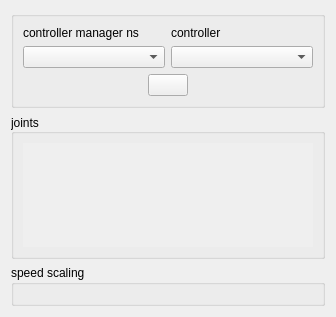
<?xml version="1.0" encoding="UTF-8"?>
<ui version="4.0">
 <class>joint_trajectory_controller</class>
 <widget class="QWidget" name="joint_trajectory_controller">
  <property name="geometry">
   <rect>
    <x>0</x>
    <y>0</y>
    <width>336</width>
    <height>317</height>
   </rect>
  </property>
  <property name="windowTitle">
   <string>Joint trajectory controller</string>
  </property>
  <layout class="QVBoxLayout" name="verticalLayout_2">
   <item>
    <widget class="QGroupBox" name="controller_group">
     <property name="title">
      <string/>
     </property>
     <layout class="QVBoxLayout" name="verticalLayout">
      <item>
       <layout class="QGridLayout" name="gridLayout">
        <item row="1" column="1">
         <widget class="QComboBox" name="jtc_combo"/>
        </item>
        <item row="1" column="0">
         <widget class="QComboBox" name="cm_combo"/>
        </item>
        <item row="0" column="0">
         <widget class="QLabel" name="cm_list_label">
          <property name="toolTip">
           <string>&lt;html&gt;&lt;head/&gt;&lt;body&gt;&lt;p&gt;&lt;span style=&quot; font-weight:600;&quot;&gt;controller manager&lt;/span&gt; namespace. It is assumed that the &lt;span style=&quot; font-weight:600;&quot;&gt;robot_description&lt;/span&gt; parameter also lives in the same namesapce.&lt;/p&gt;&lt;/body&gt;&lt;/html&gt;</string>
          </property>
          <property name="text">
           <string>controller manager ns</string>
          </property>
          <property name="buddy">
           <cstring>cm_combo</cstring>
          </property>
         </widget>
        </item>
        <item row="0" column="1">
         <widget class="QLabel" name="controller_list_label">
          <property name="text">
           <string>controller</string>
          </property>
          <property name="buddy">
           <cstring>jtc_combo</cstring>
          </property>
         </widget>
        </item>
       </layout>
      </item>
      <item>
       <layout class="QHBoxLayout" name="horizontalLayout">
        <item>
         <spacer name="horizontalSpacer">
          <property name="orientation">
           <enum>Qt::Horizontal</enum>
          </property>
          <property name="sizeHint" stdset="0">
           <size>
            <width>40</width>
            <height>20</height>
           </size>
          </property>
         </spacer>
        </item>
        <item>
         <widget class="QPushButton" name="enable_button">
          <property name="sizePolicy">
           <sizepolicy hsizetype="Minimum" vsizetype="Minimum">
            <horstretch>0</horstretch>
            <verstretch>0</verstretch>
           </sizepolicy>
          </property>
          <property name="toolTip">
           <string>&lt;html&gt;&lt;head/&gt;&lt;body&gt;&lt;p&gt;Enable/disable sending commands to the controller.&lt;/p&gt;&lt;/body&gt;&lt;/html&gt;</string>
          </property>
          <property name="text">
           <string/>
          </property>
          <property name="icon">
           <iconset>
            <normaloff>off.svg</normaloff>
            <normalon>on.svg</normalon>
            <activeon>on.svg</activeon>off.svg</iconset>
          </property>
          <property name="iconSize">
           <size>
            <width>48</width>
            <height>48</height>
           </size>
          </property>
          <property name="checkable">
           <bool>true</bool>
          </property>
         </widget>
        </item>
        <item>
         <spacer name="horizontalSpacer_2">
          <property name="orientation">
           <enum>Qt::Horizontal</enum>
          </property>
          <property name="sizeHint" stdset="0">
           <size>
            <width>40</width>
            <height>20</height>
           </size>
          </property>
         </spacer>
        </item>
       </layout>
      </item>
     </layout>
    </widget>
   </item>
   <item>
    <widget class="QGroupBox" name="joint_group_outer">
     <property name="sizePolicy">
      <sizepolicy hsizetype="Preferred" vsizetype="Preferred">
       <horstretch>0</horstretch>
       <verstretch>0</verstretch>
      </sizepolicy>
     </property>
     <property name="minimumSize">
      <size>
       <width>0</width>
       <height>0</height>
      </size>
     </property>
     <property name="title">
      <string>joints</string>
     </property>
     <property name="alignment">
      <set>Qt::AlignLeading|Qt::AlignLeft|Qt::AlignVCenter</set>
     </property>
     <property name="flat">
      <bool>false</bool>
     </property>
     <property name="checkable">
      <bool>false</bool>
     </property>
     <layout class="QVBoxLayout" name="verticalLayout_3">
      <item>
       <widget class="QScrollArea" name="joint_group_scroll">
        <property name="sizePolicy">
         <sizepolicy hsizetype="Expanding" vsizetype="Expanding">
          <horstretch>0</horstretch>
          <verstretch>0</verstretch>
         </sizepolicy>
        </property>
        <property name="frameShape">
         <enum>QFrame::NoFrame</enum>
        </property>
        <property name="frameShadow">
         <enum>QFrame::Plain</enum>
        </property>
        <property name="verticalScrollBarPolicy">
         <enum>Qt::ScrollBarAsNeeded</enum>
        </property>
        <property name="horizontalScrollBarPolicy">
         <enum>Qt::ScrollBarAlwaysOff</enum>
        </property>
        <property name="widgetResizable">
         <bool>true</bool>
        </property>
        <widget class="QWidget" name="joint_group">
         <property name="geometry">
          <rect>
           <x>0</x>
           <y>0</y>
           <width>314</width>
           <height>109</height>
          </rect>
         </property>
        </widget>
       </widget>
      </item>
     </layout>
    </widget>
   </item>
   <item>
    <widget class="QGroupBox" name="speed_scaling_group">
     <property name="title">
      <string>speed scaling</string>
     </property>
     <layout class="QVBoxLayout" name="speed_scaling_layout"/>
    </widget>
   </item>
  </layout>
 </widget>
 <tabstops>
  <tabstop>cm_combo</tabstop>
  <tabstop>jtc_combo</tabstop>
  <tabstop>enable_button</tabstop>
 </tabstops>
 <resources/>
 <connections/>
</ui>
